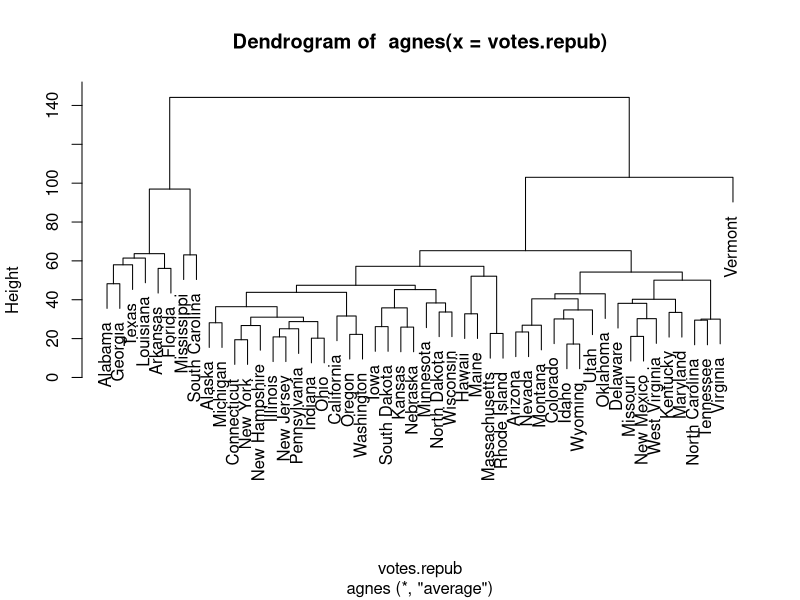
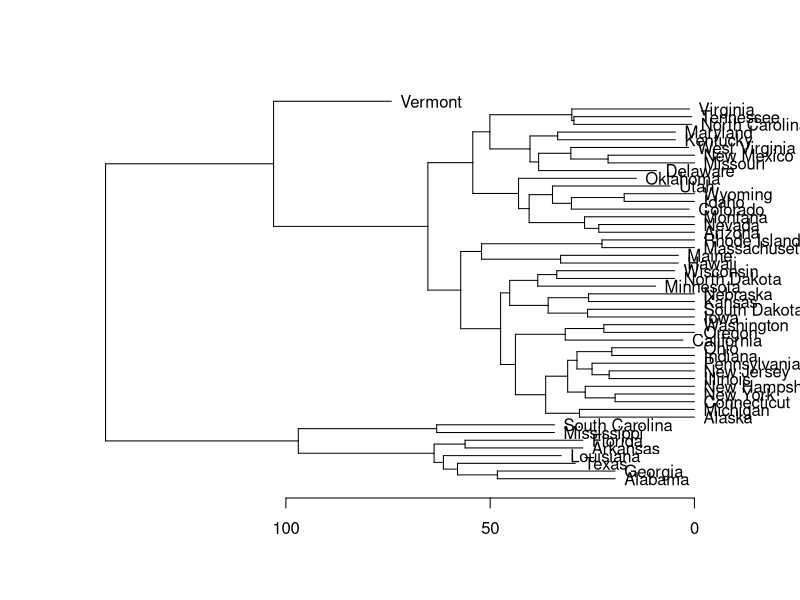
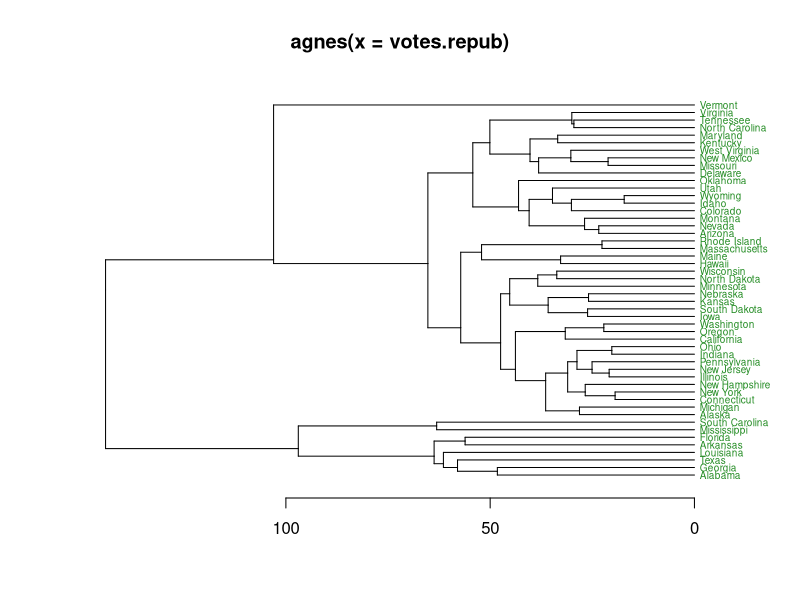

Write the R code that produced these figures, in order.
library(cluster)


### Name: pltree
### Title: Plot Clustering Tree of a Hierarchical Clustering
### Aliases: pltree pltree.twins
### Keywords: cluster hplot

### ** Examples

data(votes.repub)
agn <- agnes(votes.repub)
pltree(agn)

dagn  <- as.dendrogram(as.hclust(agn))
dagn2 <- as.dendrogram(as.hclust(agn), hang = 0.2)
op <- par(mar = par("mar") + c(0,0,0, 2)) # more space to the right
plot(dagn2, horiz = TRUE)
plot(dagn, horiz = TRUE, center = TRUE,
     nodePar = list(lab.cex = 0.6, lab.col = "forest green", pch = NA),
     main = deparse(agn$call))
par(op)
